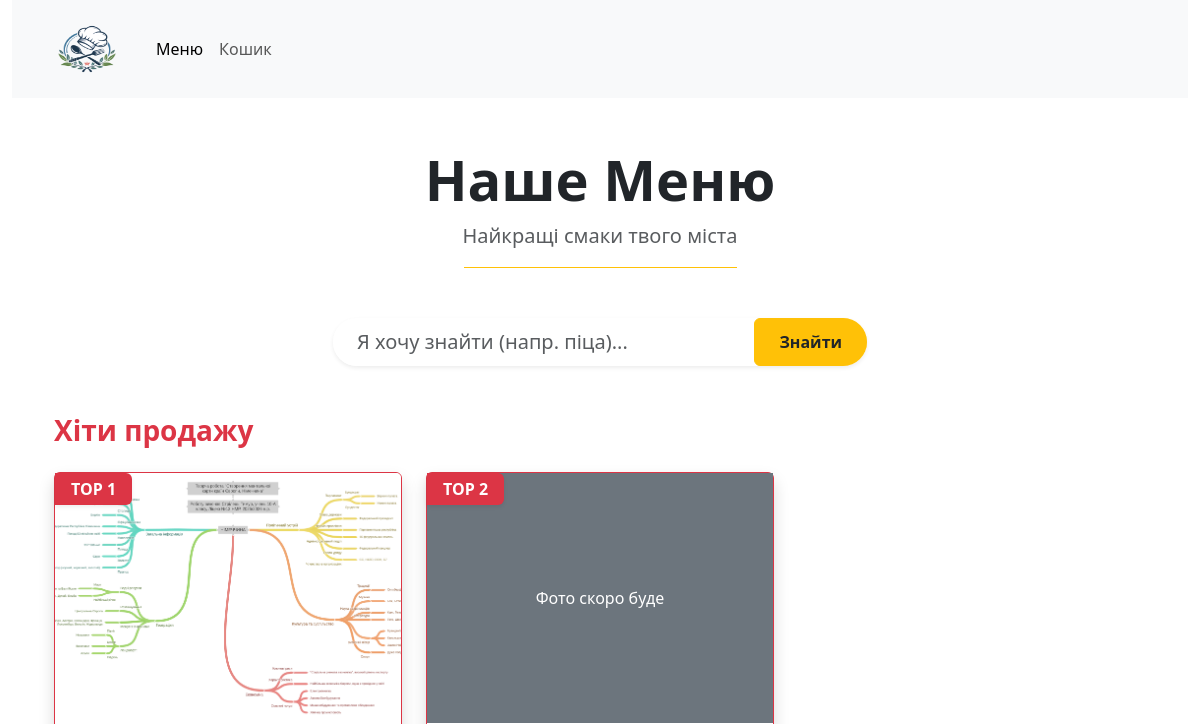
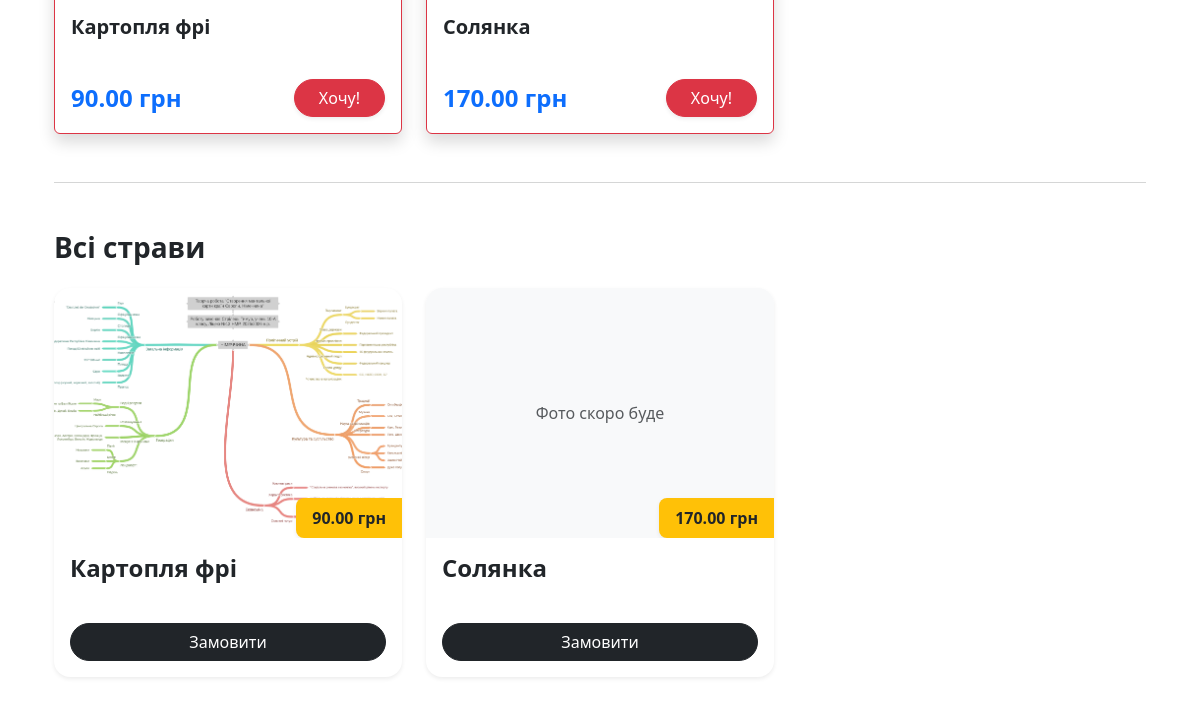
Before: /menu/ with the older database file (2 pictures, top to bottom).
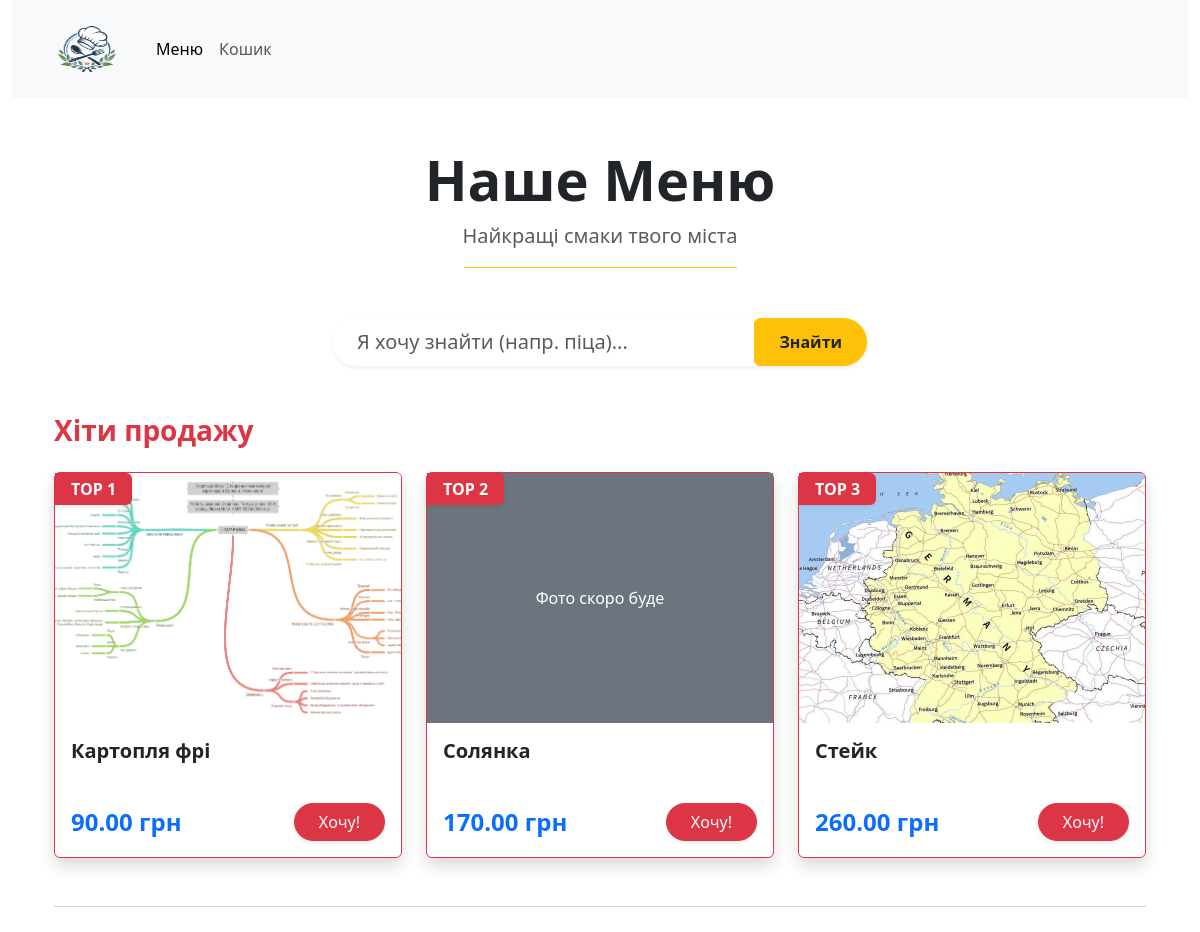
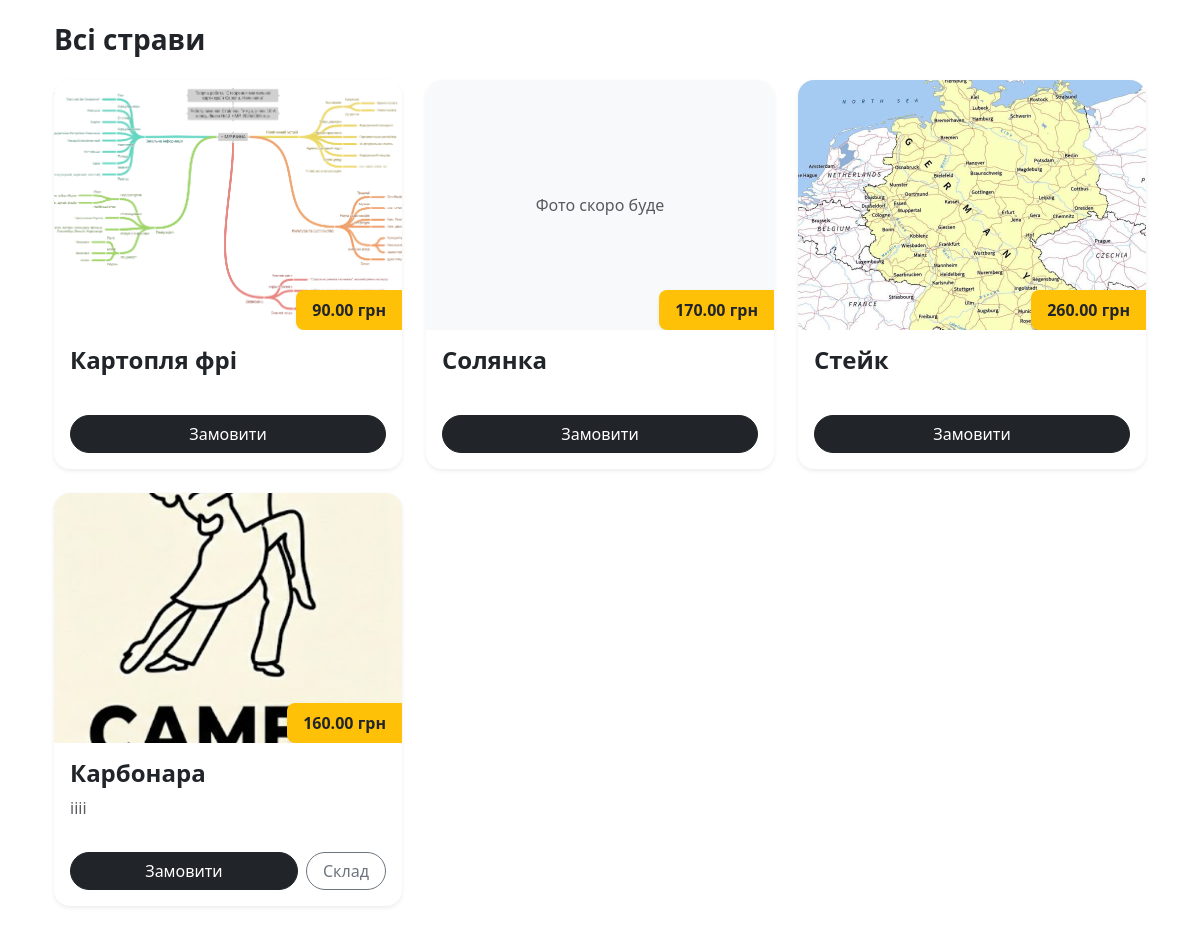
After: the same page with the newer database file (2 pictures, top to bottom).
### Menu_app/models.py (models this page shows, shortened)
class Dish(models.Model):
    image = models.ImageField(upload_to='static/', null=True, blank=True)
    name = models.CharField(max_length=100)
    description = models.TextField(null=True, blank=True)
    price = models.DecimalField(max_digits=6, decimal_places=2)
    ingredients = models.CharField(max_length=400, null=True, blank=True)
    orders_count = models.PositiveIntegerField(default=0)

### Menu_app/views.py (the view)
# urls.py: path('', DishView.as_view(), name='dish_list'),
class DishView(ListView):
    model = Dish
    template_name = 'dish_list.html'
    context_object_name = 'dishes'
    def get_context_data(self, **kwargs):
        context = super().get_context_data(**kwargs)
        context['popular_dishes'] = Dish.objects.order_by('-orders_count')[:3]
        return context
    def get_queryset(self):
        queryset = super().get_queryset()
        search_query = self.request.GET.get('q')
        if search_query:
            queryset = queryset.filter(Q(name__icontains=search_query) | Q(description__icontains=search_query) | Q(ingredients__icontains=search_query))
        return queryset

### Menu_app/templates/Menu_app/dish_list.html (shortened to what this page needs)
{% extends 'base.html' %}
{% block content %}
<div class="container py-5">
    <div class="text-center mb-5">
        <h1 class="display-4 fw-bold">Наше Меню</h1>
        <p class="lead text-muted">Найкращі смаки твого міста</p>
        <hr class="w-25 mx-auto text-warning" style="height: 3px; opacity: 1;">
    </div>
    <div class="row justify-content-center mb-5">
        <div class="col-md-6">
            <form action="" method="get" class="d-flex shadow-sm rounded-pill overflow-hidden">
                <input type="text" name="q" class="form-control form-control-lg border-0 ps-4" placeholder="Я хочу знайти (напр. піца)..." value="{{ request.GET.q|default:'' }}">
                <button class="btn btn-warning text-dark fw-bold px-4" type="submit">Знайти</button>
            </form>
        </div>
    </div>
    {% if not request.GET.q and popular_dishes %}
    <div class="mb-5">
        <h3 class="fw-bold text-danger mb-4"> Хіти продажу</h3>
        <div class="row row-cols-1 row-cols-md-3 g-4">
            {% for dish in popular_dishes %}
            <div class="col">
                <div class="card h-100 border-danger shadow position-relative">
                    <div class="position-absolute top-0 start-0 bg-danger text-white px-3 py-1 rounded-end fw-bold z-1 shadow-sm">
                        TOP {{ forloop.counter }}
                    </div>
                    <div style="height: 250px; overflow: hidden;">
                        {% if dish.image %}
                            <img src="{{ dish.image.url }}" class="card-img-top w-100 h-100" style="object-fit: cover;" alt="{{ dish.name }}">
                        {% else %}
                            <div class="w-100 h-100 d-flex align-items-center justify-content-center bg-secondary text-white">Фото скоро буде </div>
                        {% endif %}
                    </div>
                    <div class="card-body d-flex flex-column">
                        <h5 class="card-title fw-bold">{{ dish.name }}</h5>
                        <div class="d-flex justify-content-between align-items-center mt-3">
                            <span class="fs-4 fw-bold text-primary">{{ dish.price }} грн</span>
                            <form action="{% url 'cart:cart_add' dish.id %}" method="post">
                                <button type="submit" class="btn btn-danger text-white rounded-pill px-4 shadow-sm">
                                    Хочу!
                                </button>
                            </form>
                        </div>
                    </div>
                </div>
            </div>
            {% endfor %}
        </div>
        <hr class="my-5 text-muted">
    </div>
    {% endif %}
    <h3 class="fw-bold mb-4"> Всі страви</h3>
    <div class="row row-cols-1 row-cols-md-2 row-cols-lg-3 g-4">
        {% for dish in dishes %}
        <div class="col">
            <div class="card h-100 shadow-sm border-0 rounded-4 overflow-hidden hover-card">
                <div style="height: 250px; overflow: hidden; position: relative;">
                    {% if dish.image %}
                        <img src="{{ dish.image.url }}" class="card-img-top w-100 h-100" style="object-fit: cover; transition: transform 0.3s ease;" alt="{{ dish.name }}">
                    {% else %}
                        <div class="w-100 h-100 d-flex align-items-center justify-content-center bg-light text-muted">
                            <span>Фото скоро буде </span>
                        </div>
                    {% endif %}
                    <span class="position-absolute bottom-0 end-0 bg-warning text-dark px-3 py-2 fw-bold rounded-start-3 shadow-sm">
                        {{ dish.price }} грн
                    </span>
                </div>
                <div class="card-body d-flex flex-column">
                    <h5 class="card-title fw-bold fs-4">{{ dish.name }}</h5>
                    <p class="card-text text-muted flex-grow-1">{{ dish.description|truncatewords:15 }}</p>
                    <div class="mt-3 d-flex gap-2">
                        <form action="{% url 'cart:cart_add' dish.id %}" method="post" class="flex-grow-1">
                            <button type="submit" class="btn btn-dark w-100 rounded-pill">
                                Замовити
                            </button>
                        </form>
                        {% if dish.ingredients %}
                        <button type="button" class="btn btn-outline-secondary rounded-pill px-3" data-bs-toggle="modal" data-bs-target="#ingredientsModal-{{ dish.id }}">
                            Склад
                        </button>
                        {% endif %}
                    </div>
                </div>
            </div>
        </div>
        {% empty %}
            <div class="col-12 text-center py-5">
                <div class="text-muted fs-4"> На жаль, нічого не знайдено.</div>
                <a href="{% url 'dish_list' %}" class="btn btn-outline-primary mt-3">Показати все меню</a>
            </div>
        {% endfor %}
    </div>
</div>
{% endblock %}

### templates/base.html (shortened to what this page needs)
<!DOCTYPE html>
<html lang="en">
<head>
    <link href="https://cdn.jsdelivr.net/npm/bootstrap@5.3.8/dist/css/bootstrap.min.css" rel="stylesheet">
</head>
<body>
    {% include 'menu.html'%}
    <main class='container'>
    {%block content%}
    {%endblock%}
    </main>
</body>
</html>

### templates/menu.html (shortened to what this page needs)
{% load static %}
<header>
    <div class="container-fluid">
    <nav class="navbar navbar-expand-lg bg-body-tertiary">
        <div class="container">
          <a class="navbar-brand" href="/">
            <img src="{% static 'logo2.png' %}" alt="Bootstrap" width="90" height="72" >
          </a>
          <div class="collapse navbar-collapse" id="navbarNavAltMarkup">
            <div class="navbar-nav">
              <a class="nav-link active" aria-current="page" href="/menu">Меню</a>
              <a class="nav-link" href="/cart">Кошик</a>
            </div>
          </div>
        </div>
      </nav>
      </div>
</header>

### Menu_app/templates/Menu_app/dish_list.html (style rules this page uses)
.hover-card { transition: transform 0.2s, box-shadow 0.2s; }

Changed rows visible on the page:
added Dish: image (picture), name "Стейк", price "260.00"
added Dish: image (picture), price "160.00", name "Карбонара", description "іііі", shown under "Всі страви"
